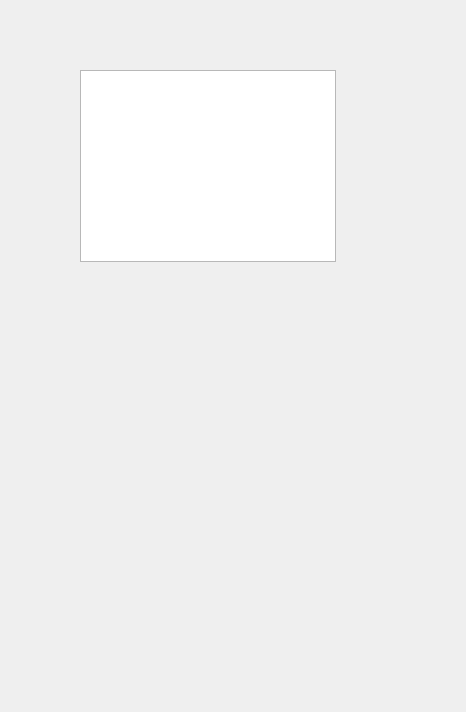
<?xml version="1.0" encoding="UTF-8"?>
<ui version="4.0">
 <class>ResultWidget</class>
 <widget class="QWidget" name="ResultWidget">
  <property name="geometry">
   <rect>
    <x>0</x>
    <y>0</y>
    <width>466</width>
    <height>712</height>
   </rect>
  </property>
  <property name="windowTitle">
   <string>Form</string>
  </property>
  <widget class="QListWidget" name="listWidget">
   <property name="geometry">
    <rect>
     <x>80</x>
     <y>70</y>
     <width>256</width>
     <height>192</height>
    </rect>
   </property>
  </widget>
 </widget>
 <resources/>
 <connections/>
</ui>
